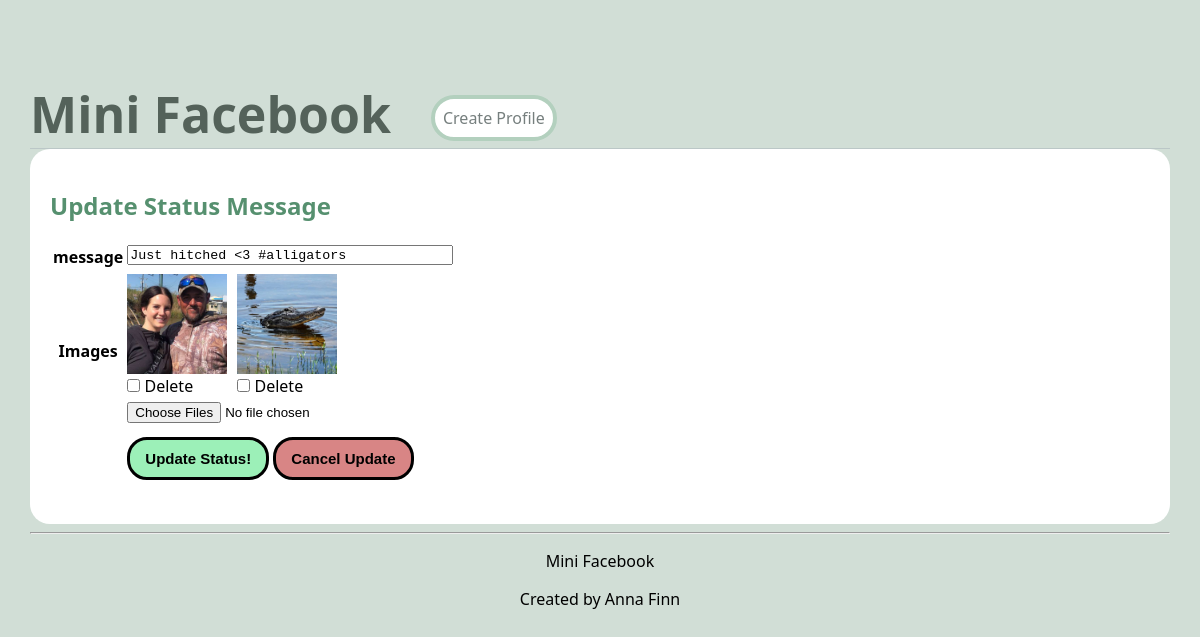
Page /mini_fb/status/1/update on the earlier database version.
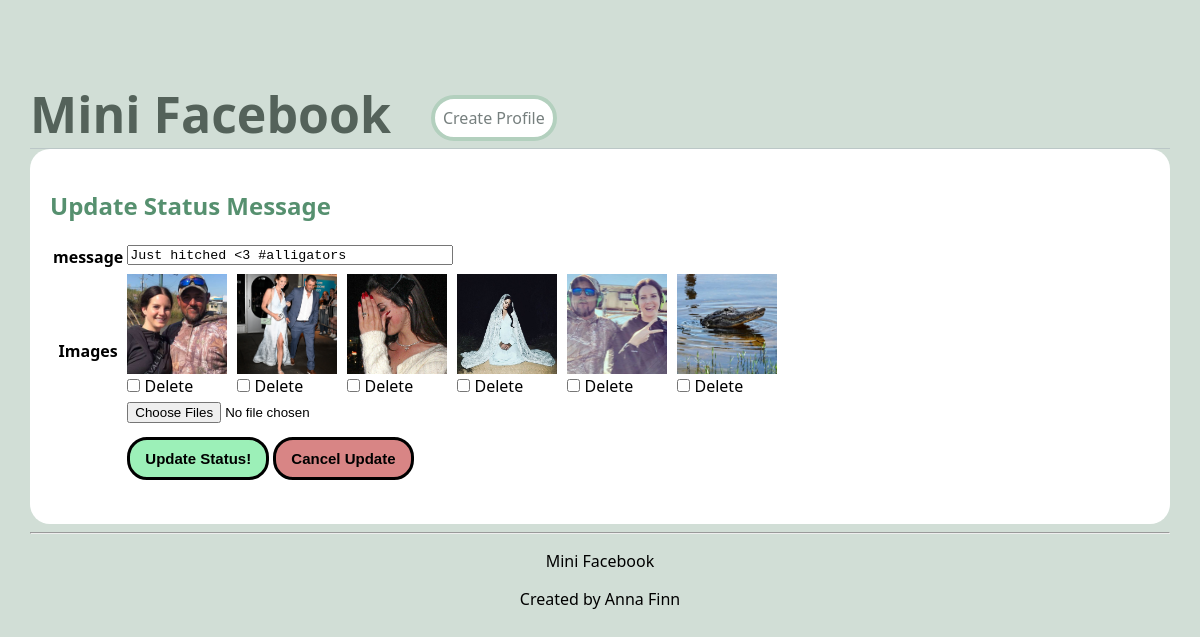
Same page on the later database version.
### mini_fb/models.py (models this page shows, shortened)
class StatusMessage(models.Model):
    profile = models.ForeignKey("Profile", on_delete=models.CASCADE)
    message = models.TextField(blank=False)
    timestamp = models.DateTimeField(auto_now=True)
    def get_images(self):
        image = Image.objects.filter(status=self)
        return image

class Image(models.Model):
    status = models.ForeignKey("StatusMessage", on_delete=models.CASCADE)
    image_file = models.ImageField(blank=True)
    timestamp = models.DateTimeField(auto_now=True)

### mini_fb/views.py (the view, shortened to what this page needs)
# urls.py: path(r'status/<int:pk>/update', UpdateStatusView.as_view(), name='update_status'),
class UpdateStatusView(UpdateView):
    form_class = UpdateStatusForm
    template_name = "mini_fb/update_status_form.html"
    model = StatusMessage

### mini_fb/forms.py
class UpdateStatusForm (forms.ModelForm):
    class Meta:
        model = StatusMessage
        fields = ['message']

### mini_fb/templates/mini_fb/update_status_form.html (shortened to what this page needs)
{% extends 'mini_fb/base.html'  %}
{% block content %}
<div class="box">
    <h2>Update Status Message</h2>
    <form method="POST" enctype="multipart/form-data">
        <table>
            {% for field in form %}
            <tr>
                <th>{{ field.name }}</th>
                <td>{{ field }}</td>
            </tr>
            {% endfor %}
            <tr>
                <th>Images</th>
                <td>
                    <div class="delete-container">
                        {% for image in statusmessage.get_images %}
                        <div>
                            <img class="delete-img" src="{{ image.image_file.url }}" alt="Image"/>
                            <label>
                                <input type="checkbox" name="delete_images" value="{{ image.pk }}"> Delete
                            </label>
                        </div>
                    {% empty %}
                        <p>No images uploaded.</p>
                    {% endfor %}
                    </div>
                    <input type="file" name="files" multiple>
                </td>
            </tr>
            <tr>
                <td></td>
                <td>
                    <input class="submit" type="submit" name="update_status" value="Update Status!">
                    <form action="{% url 'profile' statusmessage.profile.pk %}">
                        <input class="cancel" type="submit" name="cancel" value="Cancel Update">
                    </form>
                </td>
            </tr>
        </table>
    </form>
</div>
{% endblock %}

### mini_fb/templates/mini_fb/base.html (shortened to what this page needs)
{% load static %}
<html>
    <head>
        <link rel="stylesheet" href="{% static 'mini_fb.css' %}">
    </head>
    <body>
        <header>
            <a class="title" href="{% url 'show_all_profiles' %}">Mini Facebook</a>
            <a class="create" href="{% url 'create_profile' %}">Create Profile</a>
        </header>
    {% block content %}
    {% endblock %}
    <hr>
    <p> Mini Facebook </p>
    <p> Created by Anna Finn</p>
    </body>
</html>

### static/mini_fb.css (style rules this page uses)
body { margin: 30px; background: #d1ded6; font-family:'Segoe UI', Tahoma, Geneva, Verdana, sans-serif; }
h1, h2, h3 { color: #56906f; }
p { color: black; text-align: center; }
header { max-width: 1200px; margin: 0 auto; border-bottom: 1px solid #bbc7c7; display: flex; }
.title { margin-top: 50px; color: #54625a; font-size: 50px; font-weight: bolder; text-decoration: none; }
.create { color: #767f7e; background-color: white; border: 4px solid #b3d0be; border-radius: 30px; padding: 8px; height: fit-content; margin-top: 65px; margin-left: 40px; text-decoration: none; }
input[type="submit"] { font-size: 15px; font-weight: bolder; border: 3px solid black; padding: 10px 15px; border-radius: 20px; height: fit-content; width: fit-content; }
.submit { background-color: rgb(156, 240, 184); }
.cancel { background-color: rgb(216, 133, 133); }
textarea { height: 20px; resize: none; overflow: hidden; margin-bottom: 5px; }
input { margin: 5px auto; }
.delete-img { height: 100px; width: 100px; object-fit: cover; display: block; }
.delete-container { display: flex; flex-wrap: wrap; gap: 10px; / }
.box { margin: 0 auto; background-color: white; max-width: 1200px; padding: 20px; border-radius: 20px; }

Differences in the rows shown:
added Image: image_file (picture)
added Image: image_file (picture)
added Image: image_file (picture)
added Image: image_file (picture)
